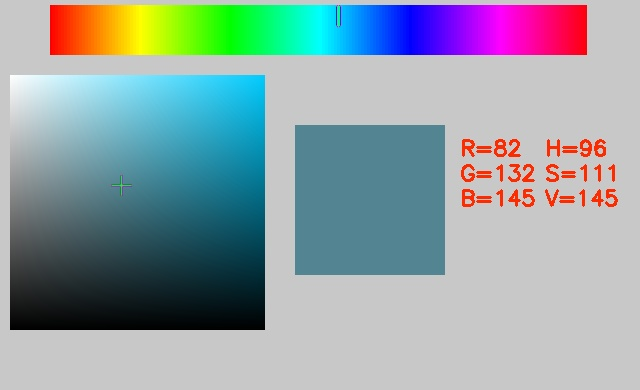
//> input picture hsv.jpg, 640 x 390 px
$ ./Patrick_Van_Staey_Opgave1 ../hsv.jpg   (built with g++ and OpenCV 4)
//> lines starting //> are read from the running program, lines starting //| are printed output that depends on the picture
// Patrick_Van_Staey_Opgave1.cpp : Defines the entry point for the console application.
//

#include "stdafx.h"
#include <opencv2/core/core.hpp>
#include <opencv2/highgui/highgui.hpp>
#include <opencv2/imgproc/imgproc.hpp>
#include <iostream>

using namespace cv;
using namespace std;

int main(int argc, char** argv)
{
	if (argc != 2){
		cout << "Give a filename" << endl;
		return -1;
	}

	Mat image = imread(argv[1], CV_LOAD_IMAGE_COLOR);
//> image is the input picture: 390 rows x 640 cols, CV_8UC3; mean B, G, R 166.1, 162, 146.7
	if (!image.data){
		cout << "Could not find or open the file!" << endl;
		return -1;
	}

	namedWindow("Image", WINDOW_AUTOSIZE);
	imshow("Image", image);

	waitKey(0);

	cvtColor(image, image, CV_RGB2GRAY);
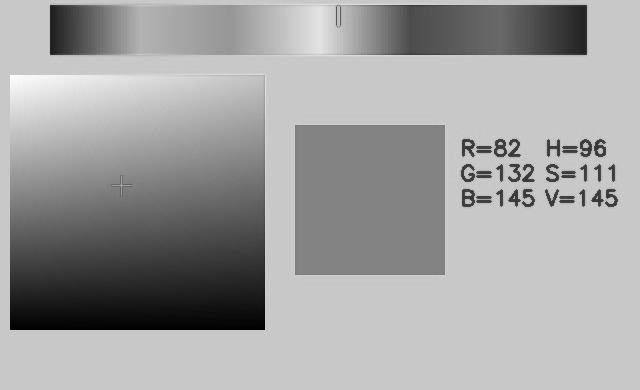
//> image: 390 rows x 640 cols, CV_8UC1; min 0, max 255, mean 161.5
	imshow("Image", image);

	imwrite("cloudsgrey.png", image);
	waitKey(0);

	double minVal, maxVal;
	minMaxLoc(image, &minVal, &maxVal); //find minimum and maximum intensities
//> minVal = 0; maxVal = 255
	threshold(image, image, maxVal / 2, 0, THRESH_TRUNC);
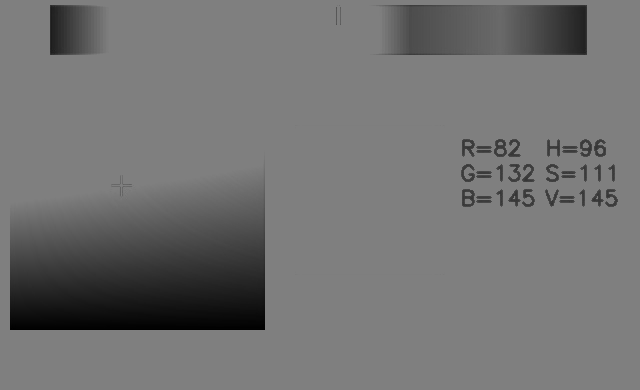
//> image: 390 rows x 640 cols, CV_8UC1; min 0, max 127, mean 114.4
	imshow("Image", image);

	imwrite("cloudsthreshold.png", image);
	waitKey(0);
}
